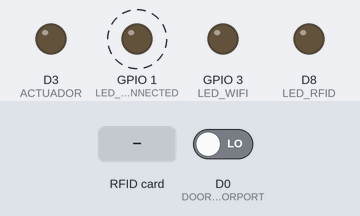
Bench run of a sketch on a simulated ESP8266 (NodeMCU). Shown: output pins drawn as LEDs (lit = HIGH). Dashed ring = blinking. The test bench sets the inputs (shaded band); at power-on: D0 (DOORSENSORPORT) LOW. WiFi joins after 1.5 s; servers stay silent unless stated.

Above: at 0.1 s.
At 2.7 s:
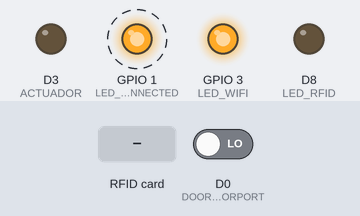
2.8 s: RFID card 5E 7A 19 C4 held to the reader
At 3.2 s:
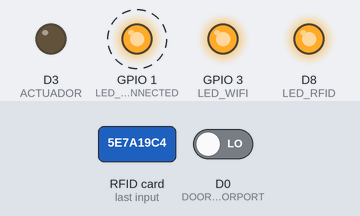
Timing chart, 0 to 10.4 s (numbered marks = the images above; inputs shaded):
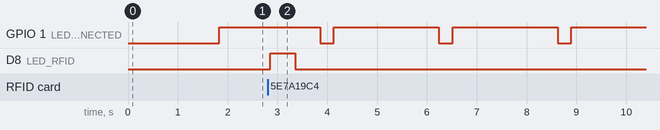

Measured:
- after the input at 2.8 s, D8 (LED_RFID): LOW → HIGH after 0.06 s, → LOW 0.50 s later
- by itself, GPIO 1 (LED_CONNECTED): alternates HIGH for 2.1 s and LOW for 0.28 s

The sketch:

Clientdoor.ino
```cpp
#include <ESP8266WiFi.h>
#include <SPI.h>
#include <MFRC522.h>
/* WARNING change the source code of MFRC522 library to remove
  Soft Reset part of the init code and replace it with a hard reset.
*/

#define RST_PIN  D1 // RST-PIN for RC522 - RFID - SPI - Modul GPIO5: 5
#define SS_PIN  D2 // SDA-PIN for RC522 - RFID - SPI - Modul GPIO4: 4
#define LED_RFID D8 // LED RFID read

const char* ssid = "TP-LINK_DE02";
const char* password = "upb2000qwerty";
const uint16_t port = 3000;
const char * host = "192.168.0.104"; // ip or dns

#define MESSAGESIZE 10
#define SENSORTYPE 0
#define SENSORSTATE 1
#define UID_BYTE7 2
#define UID_BYTE6 3
#define UID_BYTE5 4
#define UID_BYTE4 5
#define UID_BYTE3 6
#define UID_BYTE2 7
#define UID_BYTE1 8
#define UID_BYTE0 9

uint8_t message[MESSAGESIZE] = {'d', 'c', 0, 0, 0, 0, 0, 0, 0, 0};

#define LED_WIFI D9 //D9
#define LED_CONNECTED D10 // D10
#define DOORSENSORPORT D0
#define ACTUADOR D3


#define TOCONNECT 0
#define CONNECTED 1

uint8_t state = TOCONNECT;
WiFiClient clientRef;

unsigned long previousMillis = 0;
const long interval = 1000;

MFRC522 mfrc522(SS_PIN, RST_PIN); // Create MFRC522 instance


#define SERIAL_DEBUG Serial1

void readSensorRFID();
void readServerCommands();
void sendStatusToServer();

void setup() {
  pinMode(LED_WIFI, OUTPUT);
  pinMode(LED_CONNECTED, OUTPUT);
  pinMode(DOORSENSORPORT, INPUT);
  pinMode(ACTUADOR, OUTPUT);
  digitalWrite(ACTUADOR, LOW);

  digitalWrite(LED_WIFI, LOW);
  digitalWrite(LED_CONNECTED, LOW);
  SERIAL_DEBUG.begin(115200); // initialize serial communication

  SERIAL_DEBUG.println();
  SERIAL_DEBUG.println("Init SPI ");
  SPI.begin();      // Init SPI bus
  SERIAL_DEBUG.println("SPI done ");
  SERIAL_DEBUG.println("Init RFID sensor ");
  mfrc522.PCD_Init();   // Init MFRC522
  SERIAL_DEBUG.println("Init RFID sensor done ");

  pinMode(LED_RFID, OUTPUT);


  SERIAL_DEBUG.print("Connecting to ");
  SERIAL_DEBUG.println(ssid);
  WiFi.begin(ssid, password);
  while (WiFi.status() != WL_CONNECTED) {
    delay(500);
    SERIAL_DEBUG.print(".");
  }
  digitalWrite(LED_WIFI, HIGH);
  clientRef.setNoDelay(true);

}

void loop() {
  readSensorRFID();
  sendStatusToServer();
  readServerCommands();
}

void readSensorRFID() {
  //SERIAL_DEBUG.println("Enter readSensorRFID()");
  //SERIAL_DEBUG.println(millis());


  mfrc522.PCD_Init();   // Init MFRC522

  if (mfrc522.PICC_IsNewCardPresent()) {
    if (mfrc522.PICC_ReadCardSerial()) {

      message[UID_BYTE3] = mfrc522.uid.uidByte[0];
      message[UID_BYTE2] = mfrc522.uid.uidByte[1];
      message[UID_BYTE1] = mfrc522.uid.uidByte[2];
      message[UID_BYTE0] = mfrc522.uid.uidByte[3];


      mfrc522.PICC_HaltA();
      // Stop encryption on PCD
      mfrc522.PCD_StopCrypto1();
      digitalWrite(LED_RFID, HIGH);
      delay(500);
      digitalWrite(LED_RFID, LOW);
      delay(500);

      digitalWrite(RST_PIN,LOW);
    }
  }
  //SERIAL_DEBUG.println("Exit readSensorRFID()");
  //SERIAL_DEBUG.println(millis());
}
void sendStatusToServer() {
  switch (state)
  {
    case TOCONNECT:
      if (!clientRef.connect(host, port)) {
        SERIAL_DEBUG.println("connection failed");
        SERIAL_DEBUG.println("wait 5 sec...");
        delay(5000);
      }
      else {
        digitalWrite(LED_CONNECTED, HIGH);
        SERIAL_DEBUG.println("Connected");
        state = CONNECTED;
        previousMillis = millis();
      }
      break;

    case CONNECTED:

      uint8_t windowSensorState = digitalRead(DOORSENSORPORT);
      //uint8_t windowSensorState = LOW;

      unsigned long currentMillis = millis();
      if ((currentMillis - previousMillis >= interval)) {

        previousMillis = currentMillis;
        if (windowSensorState == HIGH) message[SENSORSTATE] = 'o';
        else message[SENSORSTATE] = 'c';


        if (clientRef.connected()) {

          unsigned long millis1 = millis();
          //SERIAL_DEBUG.print("Enter write: ");
          //SERIAL_DEBUG.println(millis());

          clientRef.write((const uint8_t *)message, MESSAGESIZE);

          unsigned long millis2 = millis();

          SERIAL_DEBUG.print("write time: ");
          SERIAL_DEBUG.println(millis2 - millis1);
          if ((millis2 - millis1) > 2000) {
            SERIAL_DEBUG.println("Server connection timeout");
            clientRef.stop();
            state = TOCONNECT;
            digitalWrite(LED_CONNECTED, LOW);
            SERIAL_DEBUG.println("Disconnected");
          }


          //SERIAL_DEBUG.println("Send data to server");
        }
        else {
          clientRef.stop();
          state = TOCONNECT;
          digitalWrite(LED_CONNECTED, LOW);
          SERIAL_DEBUG.println("Disconnected");

        }

      }


      break;
  }
}

void readServerCommands() {
  //SERIAL_DEBUG.println("Enter readServerCommands()");
  //SERIAL_DEBUG.println(millis());
  if (clientRef.available()) {
    while (clientRef.available())
      if (clientRef.read() == 'o') {
        digitalWrite(ACTUADOR, HIGH);
      }
      else {
        digitalWrite(ACTUADOR, LOW);
      }
  }
  //SERIAL_DEBUG.println("Exit readServerCommands()");
  //SERIAL_DEBUG.println(millis());
}
```
